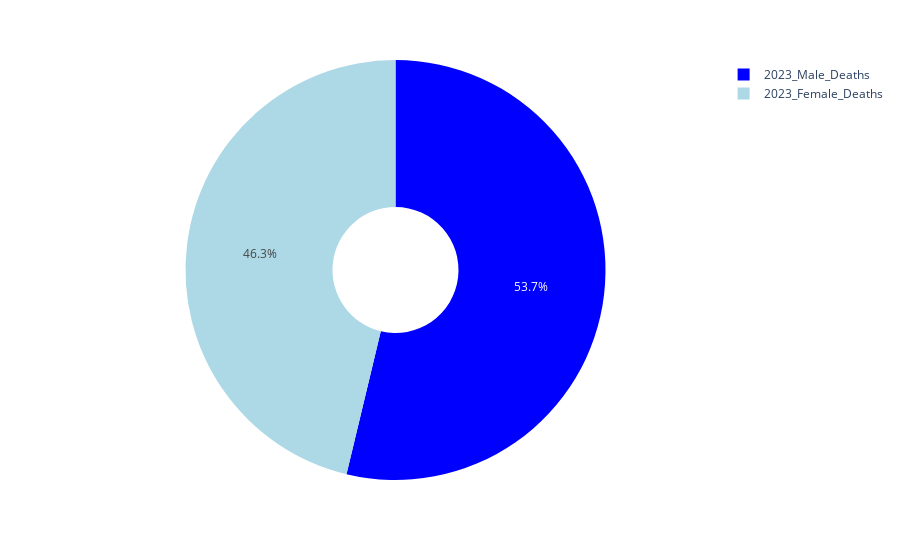

Notebook cell for this chart:
### Markdown cell above
# Percentage of Male & Female  Deaths in 2023

### Code cell
df4 = population[['2023_Male_Deaths', '2023_Female_Deaths']]
melted = pd.melt(df4, var_name='Gender', value_name='deaths')
fig9 = px.pie(melted, values='deaths', names = 'Gender', hole=0.3, color_discrete_sequence=['blue', 'lightblue'])
fig9.show()

### Figure 1 — Plotly figure (JSON) as saved in the notebook; plotly's stock layout.template omitted (floating-point values rounded to 4 significant figures; data arrays with more than 128 entries replaced by an {"elided": "..."} marker saying what was removed)
{"data": [{"domain": {"x": [0, 1], "y": [0, 1]}, "hole": 0.3, "hovertemplate": "Gender=%{label}<br>deaths=%{value}<extra></extra>", "labels": {"elided": "436 str values"}, "legendgroup": "", "name": "", "showlegend": true, "type": "pie", "values": {"elided": "436 int values"}}], "layout": {"autosize": true, "legend": {"tracegroupgap": 0}, "margin": {"t": 60}, "piecolorway": ["blue", "lightblue"]}}
